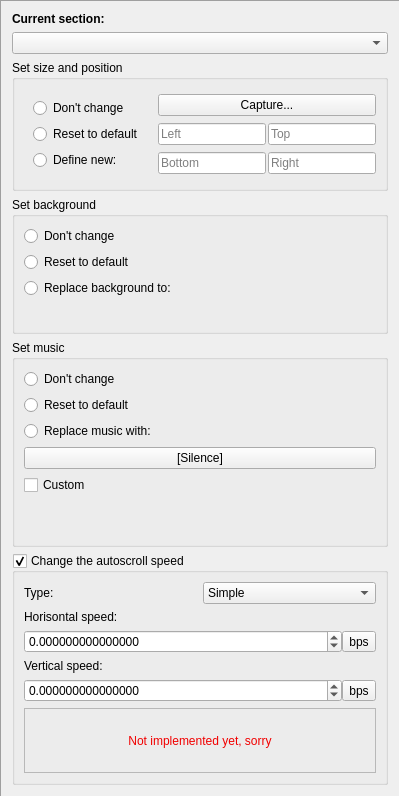
       <widget class="QFrame" name="SectionSettings_area">
        <property name="frameShape">
         <enum>QFrame::Panel</enum>
        </property>
        <property name="frameShadow">
         <enum>QFrame::Sunken</enum>
        </property>
        <layout class="QVBoxLayout" name="verticalLayout_2">
         <item>
          <widget class="QLabel" name="label_28">
           <property name="font">
            <font>
             <weight>75</weight>
             <bold>true</bold>
            </font>
           </property>
           <property name="text">
            <string>Current section:</string>
           </property>
          </widget>
         </item>
         <item>
          <widget class="QComboBox" name="LVLEvent_Sct_list">
           <property name="mouseTracking">
            <bool>false</bool>
           </property>
           <property name="focusPolicy">
            <enum>Qt::ClickFocus</enum>
           </property>
          </widget>
         </item>
         <item>
          <widget class="QGroupBox" name="SectionSize">
           <property name="title">
            <string>Set size and position</string>
           </property>
           <layout class="QGridLayout" name="gridLayout_6">
            <property name="sizeConstraint">
             <enum>QLayout::SetMinimumSize</enum>
            </property>
            <item row="0" column="1" rowspan="3" colspan="2">
             <widget class="QFrame" name="frame_2">
              <property name="frameShape">
               <enum>QFrame::NoFrame</enum>
              </property>
              <property name="frameShadow">
               <enum>QFrame::Plain</enum>
              </property>
              <layout class="QGridLayout" name="gridLayout_5">
               <property name="sizeConstraint">
                <enum>QLayout::SetMinimumSize</enum>
               </property>
               <property name="leftMargin">
                <number>0</number>
               </property>
               <property name="topMargin">
                <number>0</number>
               </property>
               <property name="rightMargin">
                <number>0</number>
               </property>
               <property name="bottomMargin">
                <number>0</number>
               </property>
               <property name="spacing">
                <number>2</number>
               </property>
               <item row="2" column="1">
                <widget class="QLineEdit" name="LVLEvent_SctSize_top">
                 <property name="minimumSize">
                  <size>
                   <width>0</width>
                   <height>18</height>
                  </size>
                 </property>
                 <property name="toolTip">
                  <string>Top</string>
                 </property>
                 <property name="placeholderText">
                  <string>Top</string>
                 </property>
                </widget>
               </item>
               <item row="4" column="0">
                <widget class="QLineEdit" name="LVLEvent_SctSize_bottom">
                 <property name="minimumSize">
                  <size>
                   <width>0</width>
                   <height>18</height>
                  </size>
                 </property>
                 <property name="toolTip">
                  <string>Bottom</string>
                 </property>
                 <property name="placeholderText">
                  <string>Bottom</string>
                 </property>
                </widget>
               </item>
               <item row="2" column="0">
                <widget class="QLineEdit" name="LVLEvent_SctSize_left">
                 <property name="minimumSize">
                  <size>
                   <width>0</width>
                   <height>18</height>
                  </size>
                 </property>
                 <property name="toolTip">
                  <string>Left</string>
                 </property>
                 <property name="placeholderText">
                  <string>Left</string>
                 </property>
                </widget>
               </item>
               <item row="4" column="1">
                <widget class="QLineEdit" name="LVLEvent_SctSize_right">
                 <property name="minimumSize">
                  <size>
                   <width>0</width>
                   <height>18</height>
                  </size>
                 </property>
                 <property name="toolTip">
                  <string>Right</string>
                 </property>
                 <property name="placeholderText">
                  <string>Right</string>
                 </property>
                </widget>
               </item>
               <item row="0" column="0" colspan="2">
                <widget class="QPushButton" name="LVLEvent_SctSize_Set">
                 <property name="minimumSize">
                  <size>
                   <width>0</width>
                   <height>0</height>
                  </size>
                 </property>
                 <property name="text">
                  <string>Capture...</string>
                 </property>
                </widget>
               </item>
              </layout>
             </widget>
            </item>
            <item row="0" column="0" rowspan="3">
             <widget class="QFrame" name="frame_3">
              <property name="frameShape">
               <enum>QFrame::NoFrame</enum>
              </property>
              <property name="frameShadow">
               <enum>QFrame::Plain</enum>
              </property>
              <property name="lineWidth">
               <number>0</number>
              </property>
              <layout class="QVBoxLayout" name="verticalLayout_3">
               <property name="sizeConstraint">
                <enum>QLayout::SetMinimumSize</enum>
               </property>
               <item>
                <widget class="QRadioButton" name="LVLEvent_SctSize_none">
                 <property name="text">
                  <string>Don't change</string>
                 </property>
                </widget>
               </item>
               <item>
                <widget class="QRadioButton" name="LVLEvent_SctSize_reset">
                 <property name="text">
                  <string>Reset to default</string>
                 </property>
                </widget>
               </item>
               <item>
                <widget class="QRadioButton" name="LVLEvent_SctSize_define">
                 <property name="text">
                  <string>Define new:</string>
                 </property>
                </widget>
               </item>
              </layout>
             </widget>
            </item>
           </layout>
          </widget>
         </item>
         <item>
          <widget class="QGroupBox" name="SectionBG">
           <property name="maximumSize">
            <size>
             <width>16777215</width>
             <height>200</height>
            </size>
           </property>
           <property name="title">
            <string>Set background</string>
           </property>
           <layout class="QVBoxLayout" name="verticalLayout_6">
            <property name="sizeConstraint">
             <enum>QLayout::SetMinimumSize</enum>
            </property>
            <item>
             <widget class="QRadioButton" name="LVLEvent_SctBg_none">
              <property name="text">
               <string>Don't change</string>
              </property>
             </widget>
            </item>
            <item>
             <widget class="QRadioButton" name="LVLEvent_SctBg_reset">
              <property name="text">
               <string>Reset to default</string>
              </property>
             </widget>
            </item>
            <item>
             <widget class="QRadioButton" name="LVLEvent_SctBg_define">
              <property name="text">
               <string>Replace background to:</string>
              </property>
             </widget>
            </item>
            <item>
             <widget class="ImageSelector" name="sctBg_image" native="true">
              <property name="minimumSize">
               <size>
                <width>0</width>
                <height>18</height>
               </size>
              </property>
             </widget>
            </item>
           </layout>
          </widget>
         </item>
         <item>
          <widget class="QGroupBox" name="SectionMusic">
           <property name="sizePolicy">
            <sizepolicy hsizetype="Preferred" vsizetype="Preferred">
             <horstretch>0</horstretch>
             <verstretch>0</verstretch>
            </sizepolicy>
           </property>
           <property name="title">
            <string>Set music</string>
           </property>
           <layout class="QVBoxLayout" name="verticalLayout_5">
            <property name="sizeConstraint">
             <enum>QLayout::SetMinimumSize</enum>
            </property>
            <item>
             <widget class="QRadioButton" name="LVLEvent_SctMus_none">
              <property name="text">
               <string>Don't change</string>
              </property>
             </widget>
            </item>
            <item>
             <widget class="QRadioButton" name="LVLEvent_SctMus_reset">
              <property name="text">
               <string>Reset to default</string>
              </property>
             </widget>
            </item>
            <item>
             <widget class="QRadioButton" name="LVLEvent_SctMus_define">
              <property name="text">
               <string>Replace music with:</string>
              </property>
             </widget>
            </item>
            <item>
             <widget class="QPushButton" name="LVLEventSctMusListV2">
              <property name="enabled">
               <bool>true</bool>
              </property>
              <property name="text">
               <string>[Silence]</string>
              </property>
             </widget>
            </item>
            <item>
             <widget class="QCheckBox" name="LVLEventSctMusCustomCheckbox">
              <property name="enabled">
               <bool>true</bool>
              </property>
              <property name="text">
               <string>Custom</string>
              </property>
             </widget>
            </item>
            <item>
             <spacer name="verticalSpacer_7">
              <property name="orientation">
               <enum>Qt::Vertical</enum>
              </property>
              <property name="sizeType">
               <enum>QSizePolicy::Ignored</enum>
              </property>
              <property name="sizeHint" stdset="0">
               <size>
                <width>20</width>
                <height>40</height>
               </size>
              </property>
             </spacer>
            </item>
           </layout>
          </widget>
         </item>
         <item>
          <widget class="QGroupBox" name="sectionAutoscroll">
           <property name="title">
            <string>Change the autoscroll speed</string>
           </property>
           <property name="checkable">
            <bool>true</bool>
           </property>
           <layout class="QGridLayout" name="gridLayout_10" columnstretch="0,0">
            <item row="1" column="0" colspan="2">
             <widget class="QFrame" name="autoscrollSimple">
              <property name="frameShape">
               <enum>QFrame::NoFrame</enum>
              </property>
              <layout class="QGridLayout" name="gridLayout_11">
               <property name="leftMargin">
                <number>0</number>
               </property>
               <property name="topMargin">
                <number>0</number>
               </property>
               <property name="rightMargin">
                <number>0</number>
               </property>
               <property name="bottomMargin">
                <number>0</number>
               </property>
               <property name="horizontalSpacing">
                <number>0</number>
               </property>
               <item row="0" column="0" colspan="2">
                <widget class="QLabel" name="label_26">
                 <property name="text">
                  <string>Horisontal speed:</string>
                 </property>
                </widget>
               </item>
               <item row="1" column="0">
                <widget class="QDoubleSpinBox" name="simpleAutoscrollH">
                 <property name="mouseTracking">
                  <bool>false</bool>
                 </property>
                 <property name="focusPolicy">
                  <enum>Qt::ClickFocus</enum>
                 </property>
                 <property name="decimals">
                  <number>15</number>
                 </property>
                 <property name="minimum">
                  <double>-99999999.000000000000000</double>
                 </property>
                 <property name="maximum">
                  <double>9999999.000000000000000</double>
                 </property>
                </widget>
               </item>
               <item row="1" column="1">
                <widget class="QToolButton" name="simpleAutoscrollH_BPS">
                 <property name="text">
                  <string>bps</string>
                 </property>
                </widget>
               </item>
               <item row="2" column="0" colspan="2">
                <widget class="QLabel" name="label_29">
                 <property name="text">
                  <string>Vertical speed:</string>
                 </property>
                </widget>
               </item>
               <item row="3" column="0">
                <widget class="QDoubleSpinBox" name="simpleAutoscrollV">
                 <property name="mouseTracking">
                  <bool>false</bool>
                 </property>
                 <property name="focusPolicy">
                  <enum>Qt::ClickFocus</enum>
                 </property>
                 <property name="decimals">
                  <number>15</number>
                 </property>
                 <property name="minimum">
                  <double>-99999999.000000000000000</double>
                 </property>
                 <property name="maximum">
                  <double>9999999.000000000000000</double>
                 </property>
                </widget>
               </item>
               <item row="3" column="1">
                <widget class="QToolButton" name="simpleAutoscrollV_BPS">
                 <property name="text">
                  <string>bps</string>
                 </property>
                </widget>
               </item>
              </layout>
             </widget>
            </item>
            <item row="2" column="0" colspan="2">
             <widget class="QFrame" name="autoscrollAdvanced">
              <property name="frameShape">
               <enum>QFrame::StyledPanel</enum>
              </property>
              <property name="frameShadow">
               <enum>QFrame::Raised</enum>
              </property>
              <layout class="QGridLayout" name="gridLayout_12">
               <item row="0" column="0">
                <widget class="QLabel" name="label_2">
                 <property name="minimumSize">
                  <size>
                   <width>0</width>
                   <height>45</height>
                  </size>
                 </property>
                 <property name="styleSheet">
                  <string notr="true">color: #F10000;</string>
                 </property>
                 <property name="text">
                  <string>Not implemented yet, sorry</string>
                 </property>
                 <property name="alignment">
                  <set>Qt::AlignCenter</set>
                 </property>
                </widget>
               </item>
              </layout>
             </widget>
            </item>
            <item row="0" column="1">
             <widget class="QComboBox" name="autoscrollType">
              <item>
               <property name="text">
                <string comment="Simple autoscrolling">Simple</string>
               </property>
              </item>
              <item>
               <property name="text">
                <string comment="Advanced autoscrolling (draw custom path)">Advanced</string>
               </property>
              </item>
             </widget>
            </item>
            <item row="0" column="0">
             <widget class="QLabel" name="label">
              <property name="text">
               <string comment="Autoscroll type">Type:</string>
              </property>
             </widget>
            </item>
           </layout>
          </widget>
         </item>
        </layout>
       </widget>
